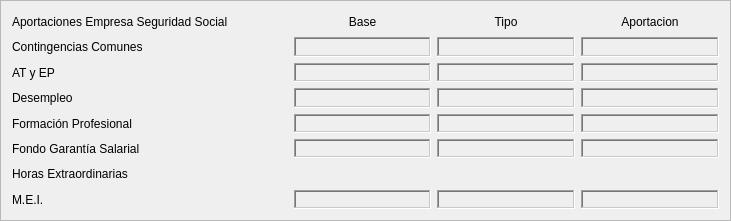
  <widget class="QFrame" name="frame_8">
   <property name="geometry">
    <rect>
     <x>10</x>
     <y>800</y>
     <width>731</width>
     <height>221</height>
    </rect>
   </property>
   <property name="frameShape">
    <enum>QFrame::StyledPanel</enum>
   </property>
   <property name="frameShadow">
    <enum>QFrame::Sunken</enum>
   </property>
   <layout class="QHBoxLayout" name="horizontalLayout_25">
    <item>
     <layout class="QVBoxLayout" name="verticalLayout_3">
      <item>
       <layout class="QHBoxLayout" name="horizontalLayout_18" stretch="2,1,1,1">
        <item>
         <widget class="QLabel" name="label_46">
          <property name="text">
           <string>Aportaciones Empresa Seguridad Social</string>
          </property>
         </widget>
        </item>
        <item>
         <widget class="QLabel" name="label_47">
          <property name="text">
           <string>Base</string>
          </property>
          <property name="alignment">
           <set>Qt::AlignCenter</set>
          </property>
         </widget>
        </item>
        <item>
         <widget class="QLabel" name="label_48">
          <property name="text">
           <string>Tipo</string>
          </property>
          <property name="alignment">
           <set>Qt::AlignCenter</set>
          </property>
         </widget>
        </item>
        <item>
         <widget class="QLabel" name="label_49">
          <property name="text">
           <string>Aportacion</string>
          </property>
          <property name="alignment">
           <set>Qt::AlignCenter</set>
          </property>
         </widget>
        </item>
       </layout>
      </item>
      <item>
       <layout class="QHBoxLayout" name="horizontalLayout_17" stretch="2,1,1,1">
        <item>
         <widget class="QLabel" name="label_45">
          <property name="text">
           <string>Contingencias Comunes</string>
          </property>
         </widget>
        </item>
        <item>
         <widget class="QLabel" name="lblBaseSS1">
          <property name="styleSheet">
           <string notr="true">color:rgb(0,0,255)</string>
          </property>
          <property name="frameShape">
           <enum>QFrame::WinPanel</enum>
          </property>
          <property name="frameShadow">
           <enum>QFrame::Sunken</enum>
          </property>
          <property name="text">
           <string/>
          </property>
          <property name="alignment">
           <set>Qt::AlignCenter</set>
          </property>
         </widget>
        </item>
        <item>
         <widget class="QLabel" name="lblTipoCC">
          <property name="styleSheet">
           <string notr="true">color:rgb(0,0,255)</string>
          </property>
          <property name="frameShape">
           <enum>QFrame::WinPanel</enum>
          </property>
          <property name="frameShadow">
           <enum>QFrame::Sunken</enum>
          </property>
          <property name="text">
           <string/>
          </property>
          <property name="alignment">
           <set>Qt::AlignRight|Qt::AlignTrailing|Qt::AlignVCenter</set>
          </property>
         </widget>
        </item>
        <item>
         <widget class="QLabel" name="lblCC">
          <property name="styleSheet">
           <string notr="true">color:rgb(0,0,255)</string>
          </property>
          <property name="frameShape">
           <enum>QFrame::WinPanel</enum>
          </property>
          <property name="frameShadow">
           <enum>QFrame::Sunken</enum>
          </property>
          <property name="text">
           <string/>
          </property>
          <property name="alignment">
           <set>Qt::AlignRight|Qt::AlignTrailing|Qt::AlignVCenter</set>
          </property>
         </widget>
        </item>
       </layout>
      </item>
      <item>
       <layout class="QHBoxLayout" name="horizontalLayout_19" stretch="2,1,1,1">
        <item>
         <widget class="QLabel" name="label_50">
          <property name="text">
           <string>AT y EP</string>
          </property>
         </widget>
        </item>
        <item>
         <widget class="QLabel" name="lblBaseSS2">
          <property name="styleSheet">
           <string notr="true">color:rgb(0,0,255)</string>
          </property>
          <property name="frameShape">
           <enum>QFrame::WinPanel</enum>
          </property>
          <property name="frameShadow">
           <enum>QFrame::Sunken</enum>
          </property>
          <property name="text">
           <string/>
          </property>
          <property name="alignment">
           <set>Qt::AlignCenter</set>
          </property>
         </widget>
        </item>
        <item>
         <widget class="QLabel" name="lblTipoATEP">
          <property name="styleSheet">
           <string notr="true">color:rgb(0,0,255)</string>
          </property>
          <property name="frameShape">
           <enum>QFrame::WinPanel</enum>
          </property>
          <property name="frameShadow">
           <enum>QFrame::Sunken</enum>
          </property>
          <property name="text">
           <string/>
          </property>
          <property name="alignment">
           <set>Qt::AlignRight|Qt::AlignTrailing|Qt::AlignVCenter</set>
          </property>
         </widget>
        </item>
        <item>
         <widget class="QLabel" name="lblATEP">
          <property name="styleSheet">
           <string notr="true">color:rgb(0,0,255)</string>
          </property>
          <property name="frameShape">
           <enum>QFrame::WinPanel</enum>
          </property>
          <property name="frameShadow">
           <enum>QFrame::Sunken</enum>
          </property>
          <property name="text">
           <string/>
          </property>
          <property name="alignment">
           <set>Qt::AlignRight|Qt::AlignTrailing|Qt::AlignVCenter</set>
          </property>
         </widget>
        </item>
       </layout>
      </item>
      <item>
       <layout class="QHBoxLayout" name="horizontalLayout_20" stretch="2,1,1,1">
        <item>
         <widget class="QLabel" name="label_51">
          <property name="text">
           <string>Desempleo</string>
          </property>
         </widget>
        </item>
        <item>
         <widget class="QLabel" name="lblBaseSS3">
          <property name="styleSheet">
           <string notr="true">color:rgb(0,0,255)</string>
          </property>
          <property name="frameShape">
           <enum>QFrame::WinPanel</enum>
          </property>
          <property name="frameShadow">
           <enum>QFrame::Sunken</enum>
          </property>
          <property name="text">
           <string/>
          </property>
          <property name="alignment">
           <set>Qt::AlignCenter</set>
          </property>
         </widget>
        </item>
        <item>
         <widget class="QLabel" name="lbllblTipoDesempleo">
          <property name="styleSheet">
           <string notr="true">color:rgb(0,0,255)</string>
          </property>
          <property name="frameShape">
           <enum>QFrame::WinPanel</enum>
          </property>
          <property name="frameShadow">
           <enum>QFrame::Sunken</enum>
          </property>
          <property name="text">
           <string/>
          </property>
          <property name="alignment">
           <set>Qt::AlignRight|Qt::AlignTrailing|Qt::AlignVCenter</set>
          </property>
         </widget>
        </item>
        <item>
         <widget class="QLabel" name="lblDesempleo">
          <property name="styleSheet">
           <string notr="true">color:rgb(0,0,255)</string>
          </property>
          <property name="frameShape">
           <enum>QFrame::WinPanel</enum>
          </property>
          <property name="frameShadow">
           <enum>QFrame::Sunken</enum>
          </property>
          <property name="text">
           <string/>
          </property>
          <property name="alignment">
           <set>Qt::AlignRight|Qt::AlignTrailing|Qt::AlignVCenter</set>
          </property>
         </widget>
        </item>
       </layout>
      </item>
      <item>
       <layout class="QHBoxLayout" name="horizontalLayout_21" stretch="2,1,1,1">
        <item>
         <widget class="QLabel" name="label_52">
          <property name="text">
           <string>Formación Profesional</string>
          </property>
         </widget>
        </item>
        <item>
         <widget class="QLabel" name="lblBaseSS4">
          <property name="styleSheet">
           <string notr="true">color:rgb(0,0,255)</string>
          </property>
          <property name="frameShape">
           <enum>QFrame::WinPanel</enum>
          </property>
          <property name="frameShadow">
           <enum>QFrame::Sunken</enum>
          </property>
          <property name="text">
           <string/>
          </property>
          <property name="alignment">
           <set>Qt::AlignCenter</set>
          </property>
         </widget>
        </item>
        <item>
         <widget class="QLabel" name="lblTipoFP">
          <property name="styleSheet">
           <string notr="true">color:rgb(0,0,255)</string>
          </property>
          <property name="frameShape">
           <enum>QFrame::WinPanel</enum>
          </property>
          <property name="frameShadow">
           <enum>QFrame::Sunken</enum>
          </property>
          <property name="text">
           <string/>
          </property>
          <property name="alignment">
           <set>Qt::AlignRight|Qt::AlignTrailing|Qt::AlignVCenter</set>
          </property>
         </widget>
        </item>
        <item>
         <widget class="QLabel" name="lblFP">
          <property name="styleSheet">
           <string notr="true">color:rgb(0,0,255)</string>
          </property>
          <property name="frameShape">
           <enum>QFrame::WinPanel</enum>
          </property>
          <property name="frameShadow">
           <enum>QFrame::Sunken</enum>
          </property>
          <property name="text">
           <string/>
          </property>
          <property name="alignment">
           <set>Qt::AlignRight|Qt::AlignTrailing|Qt::AlignVCenter</set>
          </property>
         </widget>
        </item>
       </layout>
      </item>
      <item>
       <layout class="QHBoxLayout" name="horizontalLayout_22" stretch="2,1,1,1">
        <item>
         <widget class="QLabel" name="label_53">
          <property name="text">
           <string>Fondo Garantía Salarial</string>
          </property>
         </widget>
        </item>
        <item>
         <widget class="QLabel" name="lblBaseSS5">
          <property name="styleSheet">
           <string notr="true">color:rgb(0,0,255)</string>
          </property>
          <property name="frameShape">
           <enum>QFrame::WinPanel</enum>
          </property>
          <property name="frameShadow">
           <enum>QFrame::Sunken</enum>
          </property>
          <property name="text">
           <string/>
          </property>
          <property name="alignment">
           <set>Qt::AlignCenter</set>
          </property>
         </widget>
        </item>
        <item>
         <widget class="QLabel" name="lblTipoFGS">
          <property name="styleSheet">
           <string notr="true">color:rgb(0,0,255)</string>
          </property>
          <property name="frameShape">
           <enum>QFrame::WinPanel</enum>
          </property>
          <property name="frameShadow">
           <enum>QFrame::Sunken</enum>
          </property>
          <property name="text">
           <string/>
          </property>
          <property name="alignment">
           <set>Qt::AlignRight|Qt::AlignTrailing|Qt::AlignVCenter</set>
          </property>
         </widget>
        </item>
        <item>
         <widget class="QLabel" name="lblFGS">
          <property name="styleSheet">
           <string notr="true">color:rgb(0,0,255)</string>
          </property>
          <property name="frameShape">
           <enum>QFrame::WinPanel</enum>
          </property>
          <property name="frameShadow">
           <enum>QFrame::Sunken</enum>
          </property>
          <property name="text">
           <string/>
          </property>
          <property name="alignment">
           <set>Qt::AlignRight|Qt::AlignTrailing|Qt::AlignVCenter</set>
          </property>
         </widget>
        </item>
       </layout>
      </item>
      <item>
       <layout class="QHBoxLayout" name="horizontalLayout_24">
        <item>
         <widget class="QLabel" name="label_55">
          <property name="text">
           <string>Horas Extraordinarias</string>
          </property>
         </widget>
        </item>
       </layout>
      </item>
      <item>
       <layout class="QHBoxLayout" name="horizontalLayout_23" stretch="2,1,1,1">
        <item>
         <widget class="QLabel" name="label_54">
          <property name="text">
           <string>M.E.I.</string>
          </property>
         </widget>
        </item>
        <item>
         <widget class="QLabel" name="lblBaseSS6">
          <property name="styleSheet">
           <string notr="true">color:rgb(0,0,255)</string>
          </property>
          <property name="frameShape">
           <enum>QFrame::WinPanel</enum>
          </property>
          <property name="frameShadow">
           <enum>QFrame::Sunken</enum>
          </property>
          <property name="text">
           <string/>
          </property>
          <property name="alignment">
           <set>Qt::AlignCenter</set>
          </property>
         </widget>
        </item>
        <item>
         <widget class="QLabel" name="lblTipoMei">
          <property name="styleSheet">
           <string notr="true">color:rgb(0,0,255)</string>
          </property>
          <property name="frameShape">
           <enum>QFrame::WinPanel</enum>
          </property>
          <property name="frameShadow">
           <enum>QFrame::Sunken</enum>
          </property>
          <property name="text">
           <string/>
          </property>
          <property name="alignment">
           <set>Qt::AlignRight|Qt::AlignTrailing|Qt::AlignVCenter</set>
          </property>
         </widget>
        </item>
        <item>
         <widget class="QLabel" name="lblMei">
          <property name="styleSheet">
           <string notr="true">color:rgb(0,0,255)</string>
          </property>
          <property name="frameShape">
           <enum>QFrame::WinPanel</enum>
          </property>
          <property name="frameShadow">
           <enum>QFrame::Sunken</enum>
          </property>
          <property name="text">
           <string/>
          </property>
          <property name="alignment">
           <set>Qt::AlignRight|Qt::AlignTrailing|Qt::AlignVCenter</set>
          </property>
         </widget>
        </item>
       </layout>
      </item>
     </layout>
    </item>
   </layout>
  </widget>
